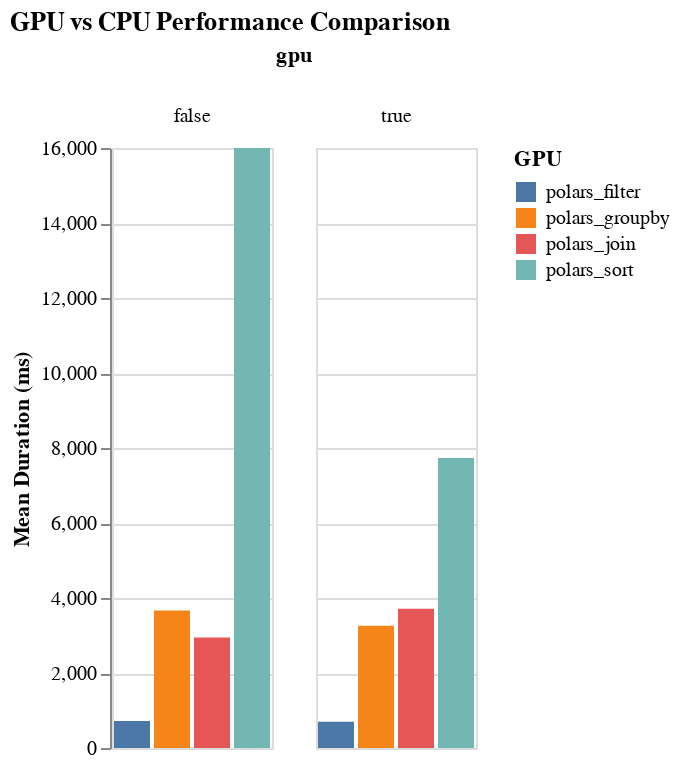

Notebook code for this chart:
### Markdown cell above
## Performance Analysis

### Code cell
# Compare GPU vs CPU performance
gpu_vs_cpu = (
    alt.Chart(df)
    .mark_bar()
    .encode(
        x=alt.X("func:N", title="Function", axis=None),
        y=alt.Y("mean(duration):Q", title="Mean Duration (ms)"),
        color=alt.Color("func:N", title="GPU"),
        column=alt.Column("gpu:N"),
    )
    .properties(title="GPU vs CPU Performance Comparison")
)

gpu_vs_cpu

### Figure 1 — Vega-Lite specification as saved in the notebook (floating-point values rounded to 4 significant figures; data arrays with more than 128 entries replaced by an {"elided": "..."} marker saying what was removed)
{"config": {"view": {"continuousWidth": 300, "continuousHeight": 300}}, "data": {"name": "data-48d397595b37e50a56a33ca0c71cb05d"}, "mark": {"type": "bar"}, "encoding": {"color": {"field": "func", "title": "GPU", "type": "nominal"}, "column": {"field": "gpu", "type": "nominal"}, "x": {"axis": null, "field": "func", "title": "Function", "type": "nominal"}, "y": {"aggregate": "mean", "field": "duration", "title": "Mean Duration (ms)", "type": "quantitative"}}, "title": "GPU vs CPU Performance Comparison", "$schema": "https://vega.github.io/schema/vega-lite/v5.20.1.json", "datasets": {"data-48d397595b37e50a56a33ca0c71cb05d": {"elided": "240 records"}}}
